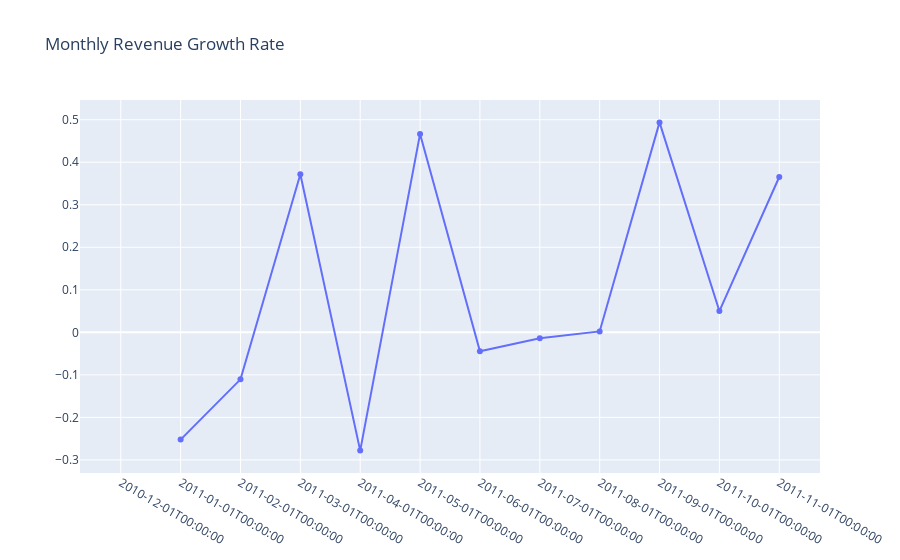

The cell this chart's notebook holds for it:
### Markdown cell above
we see a truncation at the end of our data.

Let's check **monthly growth rate**

### Code cell
monthly_revenues.loc[:,'pct_change'] = monthly_revenues['revenue'].pct_change()

go_plot = [
    go.Scatter(
        x = monthly_revenues.iloc[:-1]['year_month'], 
        y =monthly_revenues.iloc[:-1]['pct_change'])
]

go_layout = go.Layout(
    xaxis = {'type':'category'},
    title = 'Monthly Revenue Growth Rate'
)

fig = go.Figure(data = go_plot, layout = go_layout)

pyoff.iplot(fig)

### Figure 1 — Plotly figure (JSON) as saved in the notebook; plotly's stock layout.template omitted (floating-point values rounded to 4 significant figures)
{"data": [{"type": "scatter", "x": ["2010-12-01T00:00:00", "2011-01-01T00:00:00", "2011-02-01T00:00:00", "2011-03-01T00:00:00", "2011-04-01T00:00:00", "2011-05-01T00:00:00", "2011-06-01T00:00:00", "2011-07-01T00:00:00", "2011-08-01T00:00:00", "2011-09-01T00:00:00", "2011-10-01T00:00:00", "2011-11-01T00:00:00"], "y": [null, -0.2523, -0.1106, 0.3718, -0.2782, 0.4666, -0.04453, -0.01421, 0.002026, 0.4937, 0.05003, 0.3652]}], "layout": {"title": {"text": "Monthly Revenue Growth Rate"}, "xaxis": {"type": "category"}}}
